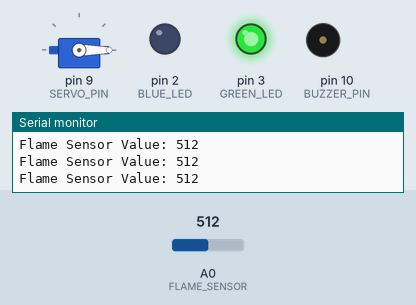
Simulated run of this sketch. Board: Arduino Uno, built with avr-gcc and run on an emulated ATmega328P. Parts: servo, output pins drawn as LEDs (lit = HIGH), buzzer (waves = sounding), the last lines printed to the serial monitor. Inputs (shaded band) come from the test bench; at power-on: A0 (FLAME_SENSOR) = 512.

Above: at 1.2 s.
1.3 s: A0 (FLAME_SENSOR) set to 487
At 2.6 s:
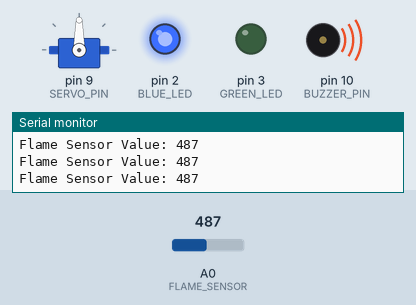
2.9 s: A0 (FLAME_SENSOR) set to 510
At 4.1 s:
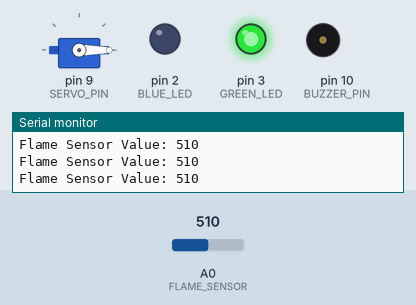
4.5 s: A0 (FLAME_SENSOR) set to 490
At 5.4 s:
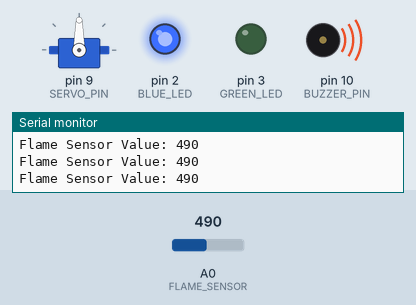
6.1 s: A0 (FLAME_SENSOR) set to 511
At 6.8 s:
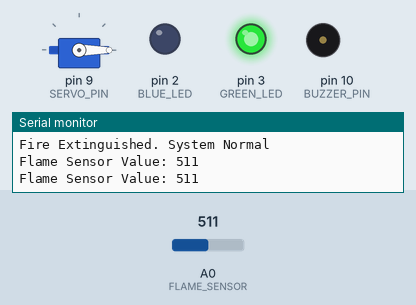
Timing chart, 0 to 8.7 s (numbered marks = the images above; inputs shaded):
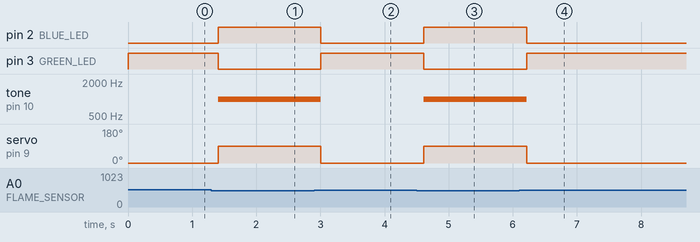

The sketch:

Environment_Monitoring_System_jan14a.ino
```cpp
#define FLAME_SENSOR A0    // Analog input for flame sensor
#define BLUE_LED 2         // Blue LED indicator
#define GREEN_LED 3        // Green LED indicator
#define SERVO_PIN 9        // PWM pin for servo motor
#define BUZZER_PIN 10      // Buzzer for alarm

// Threshold values
#define FLAME_THRESHOLD 500 // Adjust based on your sensor's readings

// Servo positions
#define SERVO_OFF_POS 0    // Servo position when off
#define SERVO_ON_POS 90    // Servo position when activated

// Variables
int flameValue = 0;        // Store flame sensor reading
bool fireDetected = false; // Fire detection flag

// Include Servo library
#include <Servo.h>
Servo fireServo;           // Create servo object

void setup() {
  // Initialize pins
  pinMode(FLAME_SENSOR, INPUT);
  pinMode(BLUE_LED, OUTPUT);
  pinMode(GREEN_LED, OUTPUT);
  pinMode(BUZZER_PIN, OUTPUT);

  // Attach servo to pin
  fireServo.attach(SERVO_PIN);
  fireServo.write(SERVO_OFF_POS); // Start with servo off

  // Initialize serial communication for debugging
  Serial.begin(9600);

  // Initial status (no fire)
  digitalWrite(BLUE_LED, LOW);
  digitalWrite(GREEN_LED, HIGH);
  noTone(BUZZER_PIN);

  Serial.println("Fire Fighting Alarm System Initialized");
}

void loop() {
  // Read flame sensor value
  flameValue = analogRead(FLAME_SENSOR);

  // Print sensor value for debugging
  Serial.print("Flame Sensor Value: ");
  Serial.println(flameValue);

  // Check for fire
  if (flameValue < FLAME_THRESHOLD) {
    // Fire detected
    if (!fireDetected) {
      fireDetected = true;
      activateAlarm();
      Serial.println("Fire Detected! Alarm Activated");
    }
  } else {
    // No fire detected
    if (fireDetected) {
      fireDetected = false;
      deactivateAlarm();
      Serial.println("Fire Extinguished. System Normal");
    }
  }

  // Small delay to stabilize readings
  delay(200);
}

void activateAlarm() {
  // Turn on red LED and turn off green LED
  digitalWrite(BLUE_LED, HIGH);
  digitalWrite(GREEN_LED, LOW);

  // Activate servo (simulating fire fighting mechanism)
  fireServo.write(SERVO_ON_POS);

  // Sound the alarm buzzer
  tone(BUZZER_PIN, 1000); // 1kHz tone
}

void deactivateAlarm() {
  // Turn off red LED and turn on green LED
  digitalWrite(BLUE_LED, LOW);
  digitalWrite(GREEN_LED, HIGH);

  // Deactivate servo
  fireServo.write(SERVO_OFF_POS);

  // Turn off buzzer
  noTone(BUZZER_PIN);
}
```

Measured:
- the behaviour switches between 500 and 499 on A0 (FLAME_SENSOR) (found by bisection; images 0 and 1)
- after the input at 1.3 s, pin 2 (BLUE_LED): LOW → HIGH after 0.10 s; pin 3 (GREEN_LED): HIGH → LOW after 0.10 s; tone on pin 10 (BUZZER_PIN): silent → 1000 Hz after 0.10 s; servo on pin 9 (SERVO_PIN): 0° → 90° after 0.10 s
- after the input at 2.9 s, pin 2 (BLUE_LED): HIGH → LOW after 0.11 s; pin 3 (GREEN_LED): LOW → HIGH after 0.11 s; tone on pin 10 (BUZZER_PIN): 1000 Hz → silent after 0.11 s; servo on pin 9 (SERVO_PIN): 90° → 0° after 0.11 s
- after the input at 4.5 s, pin 2 (BLUE_LED): LOW → HIGH after 0.11 s; pin 3 (GREEN_LED): HIGH → LOW after 0.11 s; tone on pin 10 (BUZZER_PIN): silent → 1000 Hz after 0.11 s; servo on pin 9 (SERVO_PIN): 0° → 90° after 0.11 s
- after the input at 6.1 s, pin 2 (BLUE_LED): HIGH → LOW after 0.12 s; pin 3 (GREEN_LED): LOW → HIGH after 0.12 s; tone on pin 10 (BUZZER_PIN): 1000 Hz → silent after 0.12 s; servo on pin 9 (SERVO_PIN): 90° → 0° after 0.12 s
